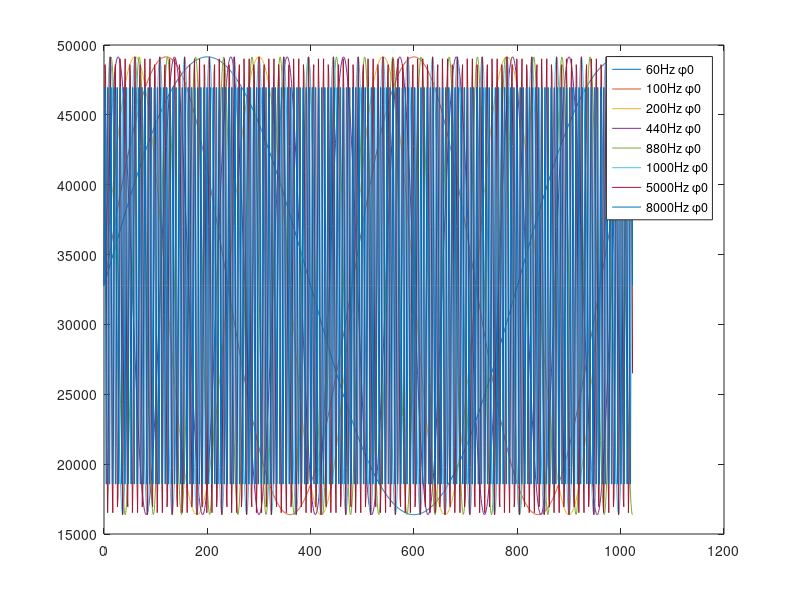

MATLAB code for this plot:
fs = 48000;
len_t = 1024;
m = 8;

vs = 34030; % speed of sound at sea level, in cm/s

fprintf('Computing %g samples. fs is %g.\n', len_t, fs);
fprintf('Length is %g seconds or\n',len_t/fs);
fprintf('1/%g of a second.\n',fs/len_t);
fprintf('Distance traversed is %g centimeters.\n',len_t/fs*vs);

t = 0:len_t-1;

  % freq        phase   ampl        offset
params = [ ...
    60,         0,      2^14,       2^15        ; ... %1
    100,        0,      2^14,       2^15        ; ... %2   
    200,        0,      2^14,       2^15        ; ... %3   
    440,        0,      2^14,       2^15        ; ... %4
    880,        0,      2^14,       2^15        ; ... %5   
    1000,       0,      2^14,       2^15        ; ... %6   
    5000,       0,      2^14,       2^15        ; ... %7   
    8000,       0,      2^14,       2^15        ...   %8
    ];
    
f       = params(:,1)';
phase   = params(:,2)';
A       = params(:,3)';
offset  = params(:,4)';

% s = samples
s = zeros(m,len_t);

for i=1:m
    fprintf('\nComputing waveform %d:\n',i);
    fprintf('    f      = %g\n',    f(i));
    fprintf('    A      = %g\n',    A(i));
    fprintf('    phase  = %g\n',    phase(i));
    fprintf('    offset = %g\n',  offset(i));
    s(i,:) = round(A(i)*sin((t+phase(i)).*2*pi*f(i)/fs)+offset(i));
end

s=s';

fprintf('\nSaving...\n');
for i=1:m
    file = sprintf('%d-%d.dat', f(i), phase(i));
    dlmwrite(file, s(:,i));
    fprintf('  Saved %s\n', file);
end

fprintf('\nPlotting...\n');
leg = cell(m,1);
for i=1:m
    if i ~= 1 
        hold all;
    end
    plot(t, s(:,i), '-');
    leg{i} = strcat(        ...
        num2str(f(i)),      ...
        'Hz \phi',          ...
        num2str(phase(i)));
end
legend(leg);
hold off;

fprintf('[Done]\n\n');

